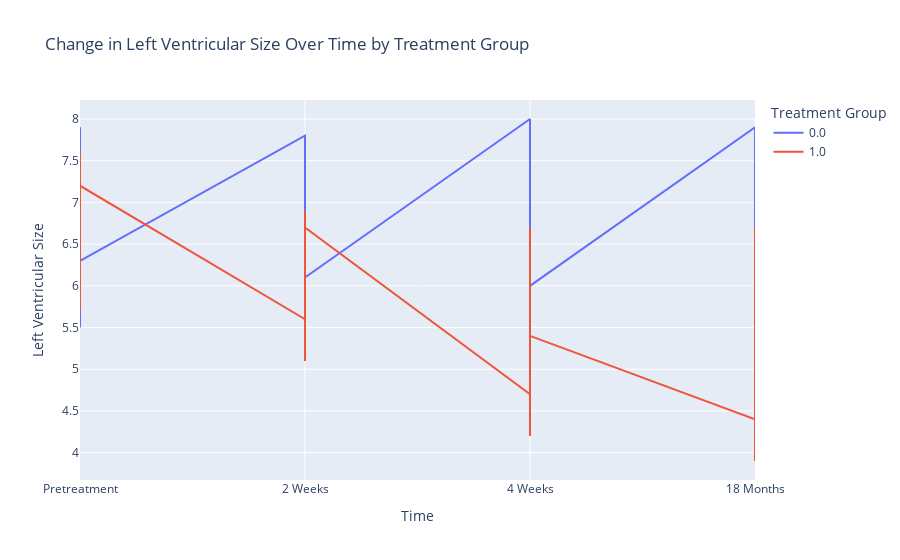

Notebook code for this chart:
### Code cell
import plotly.express as px

# Create a long-form version of the dataframe for Plotly
df_long = pd.melt(data, id_vars=['treatment_group'], 
                  value_vars=['left_ventrical_size_pretreatment', 
                              'left_ventrical_2_weeks', 
                              'left_ventrical_size_4_weeks', 
                              'left_ventrical_size_18_months'], 
                  var_name='measurement', value_name='left_ventrical_size')

# Create a dictionary to map the measurement names to their respective time points
time_dict = {'left_ventrical_size_pretreatment': 'Pretreatment',
             'left_ventrical_2_weeks': '2 Weeks',
             'left_ventrical_size_4_weeks': '4 Weeks',
             'left_ventrical_size_18_months': '18 Months'}

# Map the measurement names to their respective time points using the dictionary
df_long['time'] = df_long['measurement'].map(time_dict)

# Create the interactive line plot with color grouping
fig = px.line(df_long, x="time", y="left_ventrical_size", 
              color="treatment_group", 
              title="Change in Left Ventricular Size Over Time by Treatment Group", 
              labels={'left_ventrical_size': 'Left Ventricular Size', 
                      'treatment_group': 'Treatment Group', 'time': 'Time'})

# Customize the legend title
fig.update_layout(legend_title_text='Treatment Group')

# Display the interactive plot
fig.show()

### Figure 1 — Plotly figure (JSON) as saved in the notebook; plotly's stock layout.template omitted (floating-point values rounded to 4 significant figures)
{"data": [{"hovertemplate": "Treatment Group=0.0<br>Time=%{x}<br>Left Ventricular Size=%{y}<extra></extra>", "legendgroup": "0.0", "line": {"color": "#636efa", "dash": "solid"}, "marker": {"symbol": "circle"}, "mode": "lines", "name": "0.0", "orientation": "v", "showlegend": true, "type": "scatter", "x": ["Pretreatment", "Pretreatment", "Pretreatment", "Pretreatment", "Pretreatment", "Pretreatment", "Pretreatment", "Pretreatment", "Pretreatment", "Pretreatment", "2 Weeks", "2 Weeks", "2 Weeks", "2 Weeks", "2 Weeks", "2 Weeks", "2 Weeks", "2 Weeks", "2 Weeks", "2 Weeks", "4 Weeks", "4 Weeks", "4 Weeks", "4 Weeks", "4 Weeks", "4 Weeks", "4 Weeks", "4 Weeks", "4 Weeks", "4 Weeks", "18 Months", "18 Months", "18 Months", "18 Months", "18 Months", "18 Months", "18 Months", "18 Months", "18 Months", "18 Months"], "xaxis": "x", "y": [7.9, 6.7, 5.9, 6.7, 6.2, 5.5, 6.1, 7.2, 7.8, 6.3, 7.8, 6.8, 5.9, 6.6, 6.3, 5.6, 6, 7, 7.6, 6.1, 8, 6.5, 5.7, 6.6, 6.1, 5.3, 6.1, 7.2, 7.5, 6, 7.9, 6.6, 5.8, 6.6, 5.9, 5.4, 5.9, 6.9, 7.5, 6.2], "yaxis": "y"}, {"hovertemplate": "Treatment Group=1.0<br>Time=%{x}<br>Left Ventricular Size=%{y}<extra></extra>", "legendgroup": "1.0", "line": {"color": "#EF553B", "dash": "solid"}, "marker": {"symbol": "circle"}, "mode": "lines", "name": "1.0", "orientation": "v", "showlegend": true, "type": "scatter", "x": ["Pretreatment", "Pretreatment", "Pretreatment", "Pretreatment", "Pretreatment", "Pretreatment", "Pretreatment", "Pretreatment", "Pretreatment", "Pretreatment", "2 Weeks", "2 Weeks", "2 Weeks", "2 Weeks", "2 Weeks", "2 Weeks", "2 Weeks", "2 Weeks", "2 Weeks", "2 Weeks", "4 Weeks", "4 Weeks", "4 Weeks", "4 Weeks", "4 Weeks", "4 Weeks", "4 Weeks", "4 Weeks", "4 Weeks", "4 Weeks", "18 Months", "18 Months", "18 Months", "18 Months", "18 Months", "18 Months", "18 Months", "18 Months", "18 Months", "18 Months"], "xaxis": "x", "y": [6.1, 5.7, 6.5, 6.1, 6.6, 7, 7.6, 6.2, 6.7, 7.2, 5.6, 5.1, 6, 6.1, 5.9, 6.2, 6.9, 5.9, 6.5, 6.7, 4.7, 4.2, 5.1, 6, 4.9, 5.7, 5.8, 4.9, 6.7, 5.4, 4.4, 3.9, 4.5, 6, 4.7, 5.9, 5.5, 4.5, 6.7, 4.9], "yaxis": "y"}], "layout": {"legend": {"title": {"text": "Treatment Group"}, "tracegroupgap": 0}, "title": {"text": "Change in Left Ventricular Size Over Time by Treatment Group"}, "xaxis": {"anchor": "y", "domain": [0, 1], "title": {"text": "Time"}}, "yaxis": {"anchor": "x", "domain": [0, 1], "title": {"text": "Left Ventricular Size"}}}}
